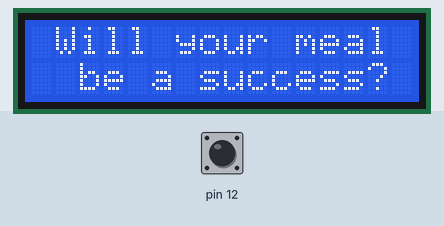
The sketch below on a simulated Arduino Uno, built with avr-gcc and run on an emulated ATmega328P. On the bench: 16×2 character LCD. The test bench sets the inputs (shaded band); at power-on: pin 12 HIGH. Random numbers use the default seed unless the sketch sets one; what the sketch prints to the serial monitor is not drawn.

Above: at 1.2 s.
1.3 s: pin 12 pulled LOW for 0.15 s
4.4 s: pin 12 pulled LOW for 1 s
At 5.0 s:
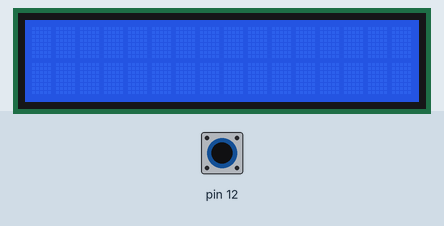
8.4 s: pin 12 pulled LOW for 3.2 s
14.6 s: pin 12 pulled LOW for 3.2 s
20.8 s: pin 12 pulled LOW for 3.2 s
Timing chart, 0 to 24.6 s (numbered marks = the images above; inputs shaded):
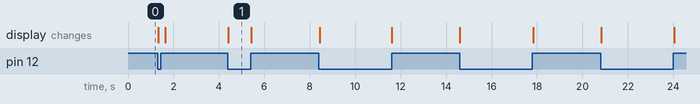

The sketch:

E6_FortuneTeller.ino
```cpp
//include lcd and capacitive libraries
#include <LiquidCrystal.h>
#include <CapacitiveSensor.h>

//initialize the lcd object
//LCD pins to Arduino below
//RW pin to 2
//Enable pin to 3
//D4 to 4, D5 to 5, D6 to 6, D7 to 7
LiquidCrystal lcd(2,3,4,5,6,7);

//initialize the capactivite sensor
//sensor byte send pin 8, byte receive pin 12 w/10M ohm resistor on 12 side
CapacitiveSensor sensor = CapacitiveSensor(8,12);

//an array of arrays below
//asterisk indicates an array of 'pointers'
char* fortunes[]=
{
  "Clear eyes. Full hearts. Can't lose.",  //positive
  "Sashay away!", //negative
  "Make it work!", //positive
  "You've been chopped.", //negative
  "Pack your knives and go.", //negative
  "YAAAAAS QUEEN!", //positive
 };

int i; //variable for random number to be used for pulling a random string from fortunes array

//capacitance variable
int threshold=16000; //when sensor is touched, sensorValue goes above 16000

//starting screen display function so it can keep being called
void success()
{
  lcd.setCursor(1,0); //print on 4th column, first row
  lcd.print("Will your meal");
  lcd.setCursor(2,1); //print on sixth column, second row
  lcd.print("be a success?");
}

//display screen if person gets close to touching sensor
void getClose()
{
  lcd.setCursor(2,0);
  lcd.print("I'm getting");
  lcd.setCursor(3,1);
  lcd.print("hungry...");
}

void randomFortune()
{
  //use randomSeed to read unused pin to vary randomness
  randomSeed(analogRead(0));

  //variable for random pull from array of fortunes
  //should be (0,5) because there are only 6 fortunes but
  //my last phrase was not being selected
  //widening the parameters helped and I have not encountered an error yet
  i=random(0,6);
  lcd.setCursor(4,0); //set cursor at the 5th column, first row
  lcd.print(fortunes[i]); //print random fortune on lcd

  //for loop and lcd object parameter to have text scroll a certain number
  //of positions towards the left of the screen
  for(int positionCounter = 0; positionCounter<29; positionCounter++)
  {
    lcd.scrollDisplayLeft();
    delay(300); //controls the speed of scrolling
  }

  //Serial.println(fortunes[i]);
  //delay(5000);
  lcd.clear(); //clear the screen

}

void setup()
{
  lcd.begin(16,2); //begin lcd that has 16 columns and 2 rows
  Serial.begin(9600);
  success(); //initialize start screen

}

void loop()
{
  long start = millis(); //long variable because milliseconds will grow quickly, begins when function starts running
  long sensorValue = sensor.capacitiveSensor(30); //read the sensor

  Serial.print(millis() - start); //prints milliseconds from start
  Serial.print("\t"); //tab
  Serial.println(sensorValue); //prints the value of the sensor
  if(sensorValue>threshold) //if value is above threshold
  {
   lcd.clear();
   randomFortune(); //display random fortune
   lcd.clear();
  }

  else if(sensorValue>100) //if value is above 500
  {
    lcd.clear();
    getClose(); //display get close message
    lcd.clear();
  }

  else //if neither of above statements is true
  {
    lcd.clear();
    success(); //display question screen
  }


}
```

Measured:
- after the input at 4.4 s, the display: changes at once (image 1)
